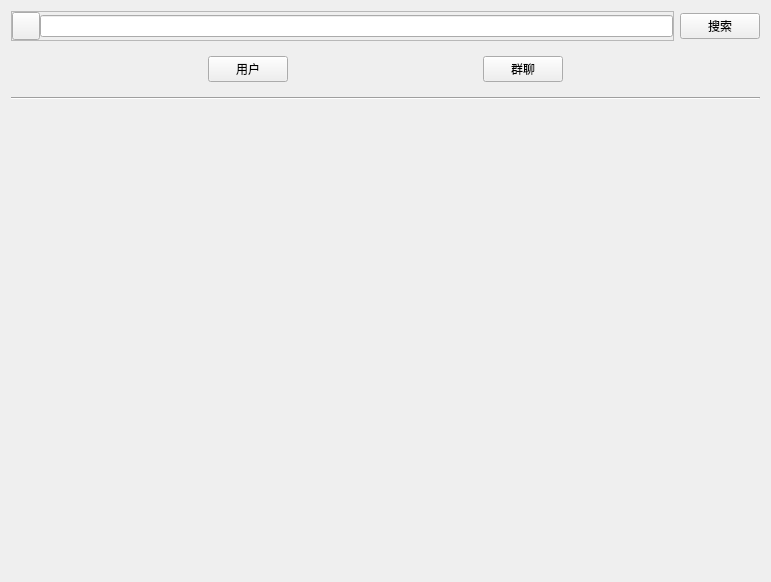
<?xml version="1.0" encoding="UTF-8"?>
<ui version="4.0">
 <class>SearchWidget</class>
 <widget class="QWidget" name="SearchWidget">
  <property name="geometry">
   <rect>
    <x>0</x>
    <y>0</y>
    <width>771</width>
    <height>582</height>
   </rect>
  </property>
  <property name="windowTitle">
   <string>全网搜索</string>
  </property>
  <layout class="QVBoxLayout" name="verticalLayout">
   <item>
    <widget class="QWidget" name="widget_3" native="true">
     <layout class="QHBoxLayout" name="horizontalLayout">
      <property name="leftMargin">
       <number>0</number>
      </property>
      <property name="topMargin">
       <number>0</number>
      </property>
      <property name="rightMargin">
       <number>0</number>
      </property>
      <property name="bottomMargin">
       <number>0</number>
      </property>
      <item>
       <widget class="QFrame" name="searchFrame">
        <property name="minimumSize">
         <size>
          <width>0</width>
          <height>30</height>
         </size>
        </property>
        <property name="frameShape">
         <enum>QFrame::StyledPanel</enum>
        </property>
        <property name="frameShadow">
         <enum>QFrame::Raised</enum>
        </property>
        <layout class="QHBoxLayout" name="horizontalLayout_2">
         <property name="spacing">
          <number>0</number>
         </property>
         <property name="leftMargin">
          <number>0</number>
         </property>
         <property name="topMargin">
          <number>0</number>
         </property>
         <property name="rightMargin">
          <number>0</number>
         </property>
         <property name="bottomMargin">
          <number>0</number>
         </property>
         <item>
          <widget class="QPushButton" name="searchBtn">
           <property name="maximumSize">
            <size>
             <width>28</width>
             <height>28</height>
            </size>
           </property>
           <property name="text">
            <string/>
           </property>
          </widget>
         </item>
         <item>
          <widget class="QLineEdit" name="searchLine"/>
         </item>
        </layout>
       </widget>
      </item>
      <item>
       <widget class="QPushButton" name="searchidBtn">
        <property name="minimumSize">
         <size>
          <width>60</width>
          <height>0</height>
         </size>
        </property>
        <property name="text">
         <string>搜索</string>
        </property>
       </widget>
      </item>
     </layout>
    </widget>
   </item>
   <item>
    <widget class="QWidget" name="widget" native="true">
     <layout class="QHBoxLayout" name="horizontalLayout_3">
      <item>
       <spacer name="horizontalSpacer">
        <property name="orientation">
         <enum>Qt::Horizontal</enum>
        </property>
        <property name="sizeHint" stdset="0">
         <size>
          <width>186</width>
          <height>20</height>
         </size>
        </property>
       </spacer>
      </item>
      <item>
       <widget class="QPushButton" name="userBtn">
        <property name="minimumSize">
         <size>
          <width>70</width>
          <height>0</height>
         </size>
        </property>
        <property name="text">
         <string>用户</string>
        </property>
       </widget>
      </item>
      <item>
       <spacer name="horizontalSpacer_2">
        <property name="orientation">
         <enum>Qt::Horizontal</enum>
        </property>
        <property name="sizeHint" stdset="0">
         <size>
          <width>186</width>
          <height>20</height>
         </size>
        </property>
       </spacer>
      </item>
      <item>
       <widget class="QPushButton" name="groupBtn">
        <property name="minimumSize">
         <size>
          <width>70</width>
          <height>0</height>
         </size>
        </property>
        <property name="text">
         <string>群聊</string>
        </property>
       </widget>
      </item>
      <item>
       <spacer name="horizontalSpacer_3">
        <property name="orientation">
         <enum>Qt::Horizontal</enum>
        </property>
        <property name="sizeHint" stdset="0">
         <size>
          <width>186</width>
          <height>20</height>
         </size>
        </property>
       </spacer>
      </item>
     </layout>
    </widget>
   </item>
   <item>
    <widget class="Line" name="line">
     <property name="orientation">
      <enum>Qt::Horizontal</enum>
     </property>
    </widget>
   </item>
   <item>
    <widget class="QStackedWidget" name="stackedWidget">
     <widget class="QWidget" name="page"/>
     <widget class="QWidget" name="page_2"/>
    </widget>
   </item>
  </layout>
 </widget>
 <resources/>
 <connections/>
</ui>
